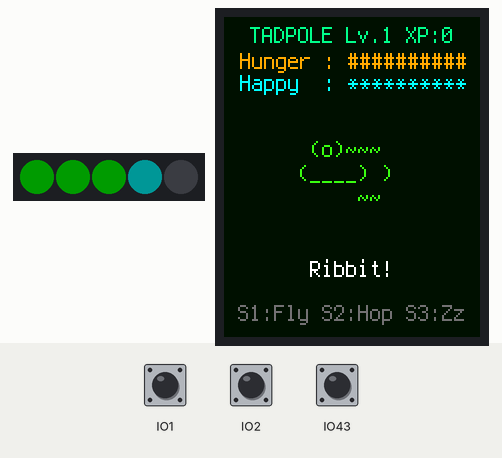
Recording of a program running on a simulated ESP32 board running CircuitPython. Parts: 5 RGB LEDs in strip order, left to right, 128×160 colour display. Inputs (shaded band) come from the test bench; at power-on: IO43 HIGH, IO1 HIGH, IO2 HIGH. Dim RGB values are drawn brighter than linear.

Above: at 1.2 s.
1.3 s: IO43 pulled LOW for 0.15 s
At 2.4 s:
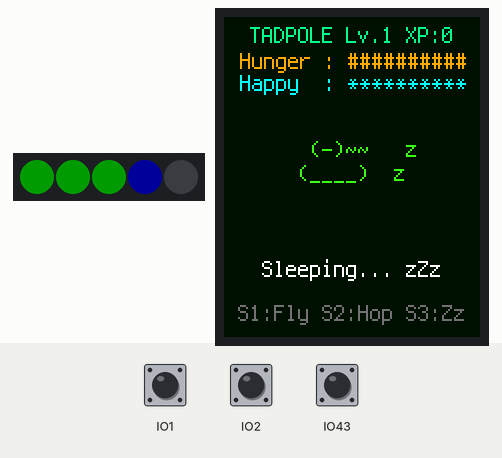
4.4 s: IO1 pulled LOW for 0.15 s
At 5.6 s:
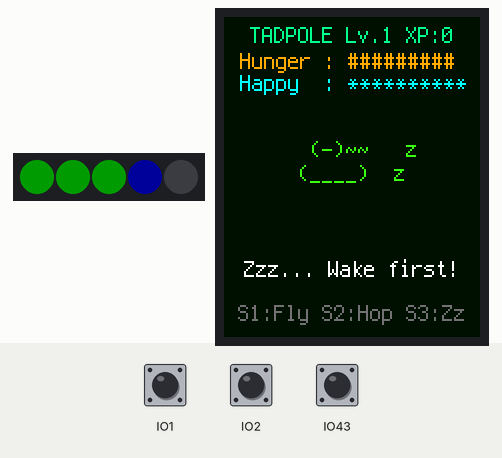
6.0 s: IO1 driven LOW and IO43 driven LOW
At 6.7 s:
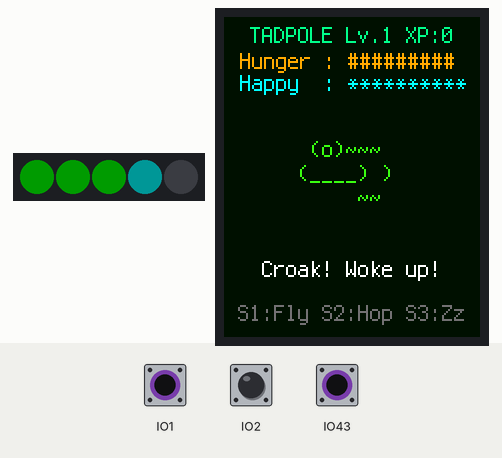
8.8 s: IO2 pulled LOW for 0.15 s
At 9.2 s:
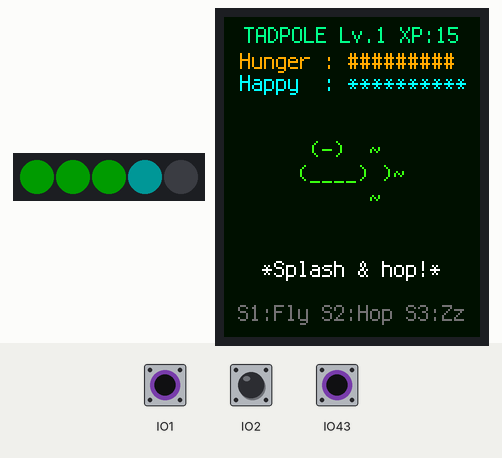
11.5 s: IO2 pulled LOW for 1 s
At 12.5 s:
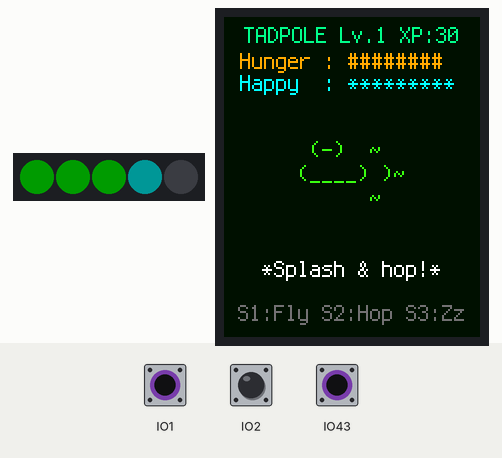
14.0 s: IO2 pulled LOW for 0.15 s
At 14.6 s:
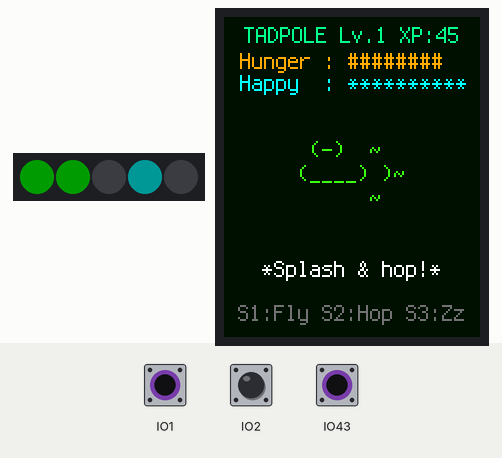
Timing chart, 0 to 17.0 s (numbered marks = the images above; inputs shaded):
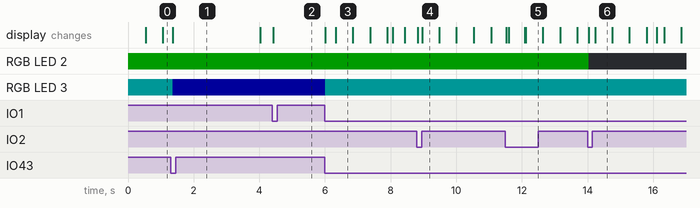

Measured:
- after the input at 1.3 s, the display: changes after 0.07 s (image 1)
- after the input at 4.4 s, the display: changes at once (image 2)
- after the input at 6.0 s, RGB LED 3: RGB(0, 0, 27) → RGB(0, 22, 22) at once; the display: first changes at once (image 3 shows a later state)
- after the input at 8.8 s, the display: first changes at once (image 4 shows a later state)
- after the input at 11.5 s, the display: first changes at once (image 5 shows a later state)
- after the input at 14.0 s, the display: first changes at once (image 6 shows a later state)
- what the display in image 3 shows lasts 0.5 s, from 6.3 s to 6.8 s

The program:

code.py
```python
"""
CyberFrog with Evolutions - CCC 2026 Badge
==========================================
Evolution Stages:
  Lv 1-3  : Tadpole
  Lv 4-7  : Froglet
  Lv 8-14 : Tree Frog
  Lv 15+  : Cyber Toad

Controls:
  SW1 (IO1)  -- Feed (Catch flies & boost XP)
  SW2 (IO2)  -- Play / Hop (Boost Happiness & XP)
  SW3 (IO43) -- Sleep / Wake Toggle
"""

import time
import board
import busio
import digitalio
import displayio
import terminalio
import fourwire
import microcontroller
import adafruit_st7735r
import neopixel
from adafruit_display_text import label

# ------------------------------------------------------------------
# Hardware Initialization
# ------------------------------------------------------------------
bl = digitalio.DigitalInOut(board.IO5)
bl.direction = digitalio.Direction.OUTPUT
bl.value = True

font_cs = digitalio.DigitalInOut(board.IO9)
font_cs.direction = digitalio.Direction.OUTPUT
font_cs.value = True

pixels = neopixel.NeoPixel(board.IO4, 5, brightness=0.15, auto_write=False)


def init_btn(pin):
    b = digitalio.DigitalInOut(pin)
    b.switch_to_input(pull=digitalio.Pull.UP)
    return b


sw1 = init_btn(board.IO1)
sw2 = init_btn(board.IO2)
sw3 = init_btn(board.IO43)

displayio.release_displays()
spi = busio.SPI(clock=board.IO12, MOSI=board.IO11)
display_bus = fourwire.FourWire(
    spi, command=board.IO6, chip_select=board.IO10, reset=board.IO7, baudrate=8_000_000
)
display = adafruit_st7735r.ST7735R(
    display_bus, width=128, height=160, rotation=0, bgr=True, auto_refresh=False
)

# ------------------------------------------------------------------
# Evolution Sprites (5 Lines each)
# ------------------------------------------------------------------

# --- STAGE 1: TADPOLE (Lv 1-3) ---
TADPOLE_IDLE_1 = [
    r"               ",
    r"    (o)~~~     ",
    r"   (____) )    ",
    r"        ~~     ",
    r"               ",
]
TADPOLE_IDLE_2 = [
    r"               ",
    r"    (-)  ~     ",
    r"   (____) )~   ",
    r"         ~     ",
    r"               ",
]
TADPOLE_EAT = [
    r"               ",
    r"    (o)> *     ",
    r"   (____)~~    ",
    r"        ~      ",
    r"               ",
]
TADPOLE_SLEEP = [
    r"               ",
    r"    (-)~~   z  ",
    r"   (____)  z   ",
    r"               ",
    r"               ",
]

# --- STAGE 2: FROGLET (Lv 4-7) ---
FROGLET_IDLE_1 = [
    r"    (o) (o)    ",
    r"   ( . _ . )   ",
    r"   / (   ) \ ~ ",
    r"  (__/   \__)~ ",
    r"               ",
]
FROGLET_IDLE_2 = [
    r"    (-) (-)    ",
    r"   ( . _ . )   ",
    r"   / (   ) \   ",
    r"  (__/   \__)~ ",
    r"              ~",
]
FROGLET_EAT = [
    r"    (o) (o)    ",
    r"   ( =0=> * )  ",
    r"   / (   ) \ ~ ",
    r"  (__/   \__)~ ",
    r"               ",
]
FROGLET_SLEEP = [
    r"    (-) (-)  z ",
    r"   ( . w . )z  ",
    r"   / (   ) \   ",
    r"  (_________)~ ",
    r"               ",
]

# --- STAGE 3: TREE FROG (Lv 8-14) ---
FROG_IDLE_1 = [
    r"   (o)   (o)   ",
    r"  (   ._.   )  ",
    r"  / (     ) \  ",
    r" (__(  _  )__) ",
    r"    /_/ \_\    ",
]
FROG_IDLE_2 = [
    r"   (-)   (-)   ",
    r"  (   ._.   )  ",
    r"  / (     ) \  ",
    r" (__(  _  )__) ",
    r"    /_/ \_\    ",
]
FROG_EAT = [
    r"   (o)   (o)   ",
    r"  (  =0====> * ",
    r"  / (     ) \  ",
    r" (__(  _  )__) ",
    r"    /_/ \_\    ",
]
FROG_SLEEP = [
    r"   (-)   (-)  z",
    r"  (   .w.   )z ",
    r"  / (     ) \  ",
    r" (__(_____)__) ",
    r"               ",
]

# --- STAGE 4: CYBER TOAD (Lv 15+) ---
TOAD_IDLE_1 = [
    r"   /| /---\ |\  ",
    r"  <[O] === [O]> ",
    r" ==(   .w.   )==",
    r"  /(  =====  )\ ",
    r" (__(  \_/  )__)",
]
TOAD_IDLE_2 = [
    r"   /| /---\ |\  ",
    r"  <[-] === [-]> ",
    r" ==(   .w.   )==",
    r"  /(  =====  )\ ",
    r" (__(  \_/  )__)",
]
TOAD_EAT = [
    r"   /| /---\ |\  ",
    r"  <[O] === [O]> ",
    r" ==(=0=====> *==",
    r"  /(  =====  )\ ",
    r" (__(  \_/  )__)",
]
TOAD_SLEEP = [
    r"   /| /---\ |\ z",
    r"  <[-] === [-]>z",
    r" ==(   -.-   )==",
    r"  /(  =====  )\ ",
    r" (__(_______)__)",
]

# ------------------------------------------------------------------
# Persistence Layer (microcontroller.nvm offset 64)
# ------------------------------------------------------------------
NVM_OFFSET = 64
MAGIC_HEADER = b"FROG"


def save_pet(pet):
    try:
        data = bytearray(9)
        data[0:4] = MAGIC_HEADER
        data[4] = min(255, max(1, pet.level))
        data[5] = min(100, max(0, pet.hunger))
        data[6] = min(100, max(0, pet.happiness))
        xp_clamped = min(65535, max(0, pet.xp))
        data[7] = (xp_clamped >> 8) & 0xFF
        data[8] = xp_clamped & 0xFF
        microcontroller.nvm[NVM_OFFSET : NVM_OFFSET + 9] = data
    except Exception as e:
        print("Save failed:", e)


def load_pet(pet):
    try:
        header = bytes(microcontroller.nvm[NVM_OFFSET : NVM_OFFSET + 4])
        if header == MAGIC_HEADER:
            pet.level = microcontroller.nvm[NVM_OFFSET + 4]
            pet.hunger = microcontroller.nvm[NVM_OFFSET + 5]
            pet.happiness = microcontroller.nvm[NVM_OFFSET + 6]
            hi = microcontroller.nvm[NVM_OFFSET + 7]
            lo = microcontroller.nvm[NVM_OFFSET + 8]
            pet.xp = (hi << 8) | lo
            pet.action_msg = "Welcome back!"
            return True
    except Exception as e:
        print("Load failed:", e)
    return False


# ------------------------------------------------------------------
# Frog State & Evolution Logic
# ------------------------------------------------------------------
class CyberFrog:
    def __init__(self, name="TOADIE"):
        self.name = name
        self.hunger = 100
        self.happiness = 100
        self.is_sleeping = False
        self.xp = 0
        self.level = 1
        self.stage = 1
        self.stage_title = "TADPOLE"
        self.action_msg = "Ribbit!"
        self.eat_timer = 0
        self.dirty = False

    def feed(self):
        if self.is_sleeping:
            self.action_msg = "Zzz... Wake first!"
            return
        self.hunger = min(100, self.hunger + 25)
        self.xp += 10
        self.eat_timer = 4
        self.action_msg = "*Munch munch!*"
        self.dirty = True
        self.update_level()

    def play(self):
        if self.is_sleeping:
            self.action_msg = "Zzz... Wake first!"
            return
        self.happiness = min(100, self.happiness + 20)
        self.hunger = max(0, self.hunger - 5)
        self.xp += 15
        self.action_msg = "*Splash & hop!*"
        self.dirty = True
        self.update_level()

    def toggle_sleep(self):
        self.is_sleeping = not self.is_sleeping
        self.action_msg = "Sleeping... zZz" if self.is_sleeping else "Croak! Woke up!"
        self.dirty = True

    def update_level(self):
        old_lvl = self.level
        old_stage = self.stage
        self.level = (self.xp // 50) + 1

        # Calculate Evolution Stage
        if self.level < 4:
            self.stage = 1
            self.stage_title = "TADPOLE"
        elif self.level < 8:
            self.stage = 2
            self.stage_title = "FROGLET"
        elif self.level < 15:
            self.stage = 3
            self.stage_title = "TREE FROG"
        else:
            self.stage = 4
            self.stage_title = "CYBER TOAD"

        if self.stage > old_stage:
            self.action_msg = f"EVOLVED! {self.stage_title}"
        elif self.level > old_lvl:
            self.action_msg = f"Level UP! (Lv.{self.level})"

    def decay(self):
        if not self.is_sleeping:
            self.hunger = max(0, self.hunger - 2)
            self.happiness = max(0, self.happiness - 2)
        else:
            self.happiness = min(100, self.happiness + 3)
            self.hunger = max(0, self.hunger - 1)
        self.dirty = True

    def get_sprites(self):
        if self.stage == 1:
            return TADPOLE_IDLE_1, TADPOLE_IDLE_2, TADPOLE_EAT, TADPOLE_SLEEP
        elif self.stage == 2:
            return FROGLET_IDLE_1, FROGLET_IDLE_2, FROGLET_EAT, FROGLET_SLEEP
        elif self.stage == 3:
            return FROG_IDLE_1, FROG_IDLE_2, FROG_EAT, FROG_SLEEP
        else:
            return TOAD_IDLE_1, TOAD_IDLE_2, TOAD_EAT, TOAD_SLEEP


pet = CyberFrog("TOADIE")
load_pet(pet)
pet.update_level()

# ------------------------------------------------------------------
# UI / Displayio Hierarchy
# ------------------------------------------------------------------
root = displayio.Group()

bg = displayio.Bitmap(128, 160, 1)
bg_pal = displayio.Palette(1)
bg_pal[0] = 0x001206
root.append(displayio.TileGrid(bg, pixel_shader=bg_pal))

# Title / Stage banner
lbl_title = label.Label(terminalio.FONT, text="", color=0x00FF88)
lbl_title.anchor_point = (0.5, 0.5)
lbl_title.anchored_position = (64, 9)
root.append(lbl_title)

# Stats readout
lbl_hunger = label.Label(terminalio.FONT, text="", color=0xFFAA00)
lbl_hunger.anchor_point = (0.0, 0.5)
lbl_hunger.anchored_position = (8, 22)
root.append(lbl_hunger)

lbl_happy = label.Label(terminalio.FONT, text="", color=0x00FFFF)
lbl_happy.anchor_point = (0.0, 0.5)
lbl_happy.anchored_position = (8, 33)
root.append(lbl_happy)

# Sprite lines (5 rows)
sprite_labels = []
for i in range(5):
    lbl_sp = label.Label(terminalio.FONT, text="", color=0x39FF14)
    lbl_sp.anchor_point = (0.5, 0.5)
    lbl_sp.anchored_position = (64, 54 + (i * 12))
    root.append(lbl_sp)
    sprite_labels.append(lbl_sp)

lbl_action = label.Label(terminalio.FONT, text="", color=0xFFFFFF)
lbl_action.anchor_point = (0.5, 0.5)
lbl_action.anchored_position = (64, 126)
root.append(lbl_action)

lbl_legend = label.Label(terminalio.FONT, text="S1:Fly S2:Hop S3:Zz", color=0x707070)
lbl_legend.anchor_point = (0.5, 0.5)
lbl_legend.anchored_position = (64, 148)
root.append(lbl_legend)

display.root_group = root

# ------------------------------------------------------------------
# Main Loop
# ------------------------------------------------------------------
last_decay = time.monotonic()
last_anim = time.monotonic()
last_autosave = time.monotonic()
anim_frame = 0

prev1 = prev2 = prev3 = True

while True:
    now = time.monotonic()

    # --- Button Input ---
    v1, v2, v3 = sw1.value, sw2.value, sw3.value
    if prev1 and not v1:
        pet.feed()
    if prev2 and not v2:
        pet.play()
    if prev3 and not v3:
        pet.toggle_sleep()
    prev1, prev2, prev3 = v1, v2, v3

    # --- Decay & Autosave ---
    if now - last_decay >= 4.0:
        pet.decay()
        last_decay = now

    if pet.dirty and (now - last_autosave >= 10.0):
        save_pet(pet)
        pet.dirty = False
        last_autosave = now

    # --- Animation Timer ---
    if now - last_anim >= 0.5:
        anim_frame = 1 - anim_frame
        if pet.eat_timer > 0:
            pet.eat_timer -= 1
        last_anim = now

    # --- NeoPixels Update ---
    # LEDs 0-2: Hunger
    pixels[0] = (0, 180, 0) if pet.hunger >= 25 else (0, 0, 0)
    pixels[1] = (0, 180, 0) if pet.hunger >= 55 else (0, 0, 0)
    pixels[2] = (0, 180, 0) if pet.hunger >= 85 else (0, 0, 0)

    # LED 3: Stage color indicator (Stage 1 cyan -> Stage 4 gold)
    if pet.is_sleeping:
        pixels[3] = (0, 0, 180)
    else:
        stage_colors = [(0, 150, 150), (0, 180, 50), (180, 180, 0), (220, 0, 180)]
        pixels[3] = stage_colors[pet.stage - 1]

    # LED 4: Warning Pulse
    if pet.hunger < 20 or pet.happiness < 20:
        pixels[4] = (220, 0, 0) if anim_frame == 1 else (0, 0, 0)
    else:
        pixels[4] = (0, 0, 0)

    pixels.show()

    # --- Render Display ---
    lbl_title.text = f"{pet.stage_title} Lv.{pet.level} XP:{pet.xp}"
    lbl_hunger.text = f"Hunger : {'#' * (pet.hunger // 10):<10}"
    lbl_happy.text = f"Happy  : {'*' * (pet.happiness // 10):<10}"
    lbl_action.text = pet.action_msg

    # Choose sprite by current stage
    s_idle1, s_idle2, s_eat, s_sleep = pet.get_sprites()
    if pet.is_sleeping:
        active_sprite = s_sleep
    elif pet.eat_timer > 0:
        active_sprite = s_eat
    elif anim_frame == 0:
        active_sprite = s_idle1
    else:
        active_sprite = s_idle2

    for i in range(5):
        sprite_labels[i].text = active_sprite[i]

    display.refresh()
    time.sleep(0.02)
```
